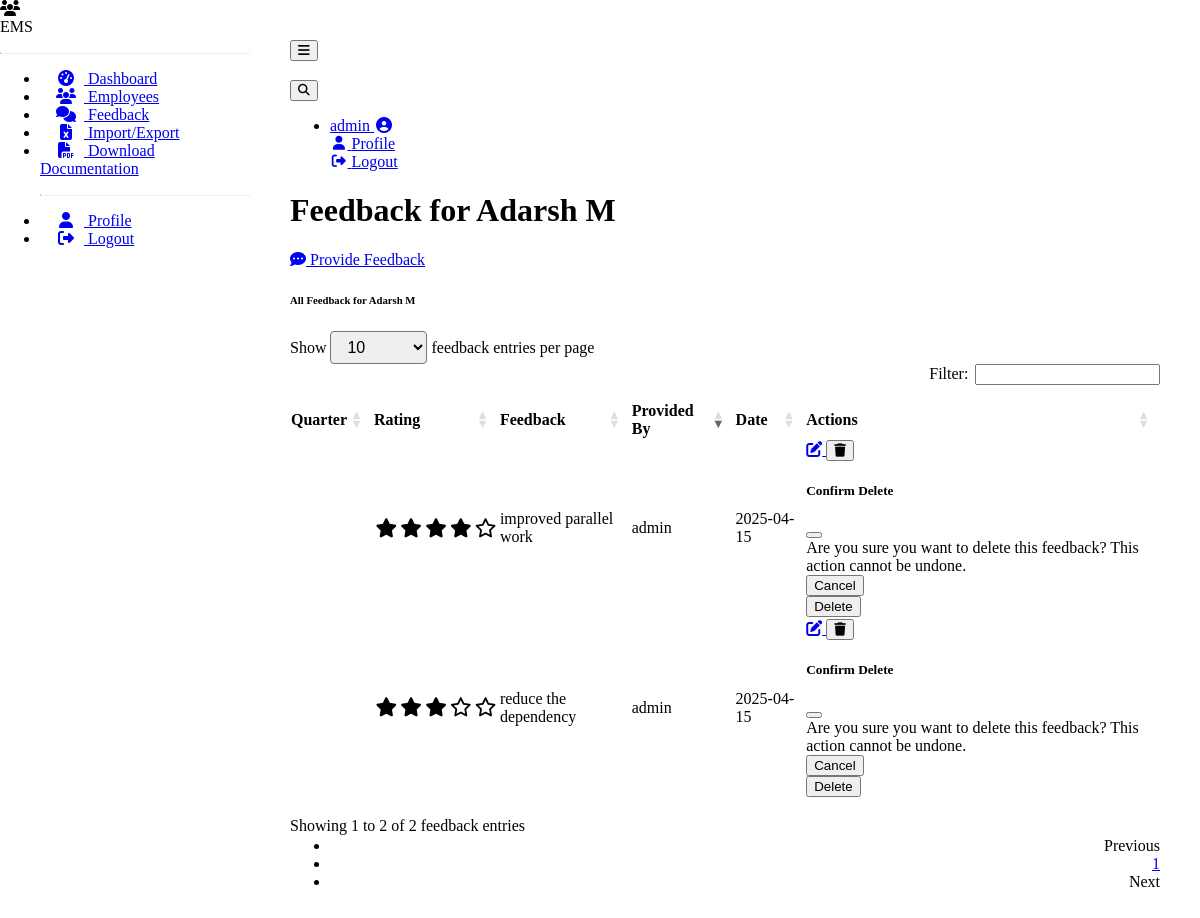
/feedback/employee/2 (signed in), run on the app's committed database.
### models.py (models this page shows, shortened)
class User(UserMixin, db.Model):
    __tablename__ = 'users'
    id = db.Column(db.Integer, primary_key=True)
    username = db.Column(db.String(64), unique=True, nullable=False)
    email = db.Column(db.String(120), unique=True, nullable=False)
    password_hash = db.Column(db.String(256), nullable=False)
    is_manager = db.Column(db.Boolean, default=False)
    employees_managed = db.relationship('Employee', backref='manager_user', lazy='dynamic',
                                        foreign_keys='Employee.manager_id')

class Employee(db.Model):
    __tablename__ = 'employees'
    id = db.Column(db.Integer, primary_key=True)
    full_name = db.Column(db.String(100), nullable=False)
    joining_date = db.Column(db.Date, nullable=False)
    benzyl = db.Column(db.String(50), unique=True, nullable=False)  # Employee ID or username
    role = db.Column(db.String(100), nullable=False)
    skill = db.Column(db.String(100), nullable=False)
    team = db.Column(db.String(100), nullable=False)
    grade = db.Column(db.String(20), nullable=False)
    designation = db.Column(db.String(100), nullable=False)
    location = db.Column(db.String(100), nullable=False)
    user_id = db.Column(db.Integer, db.ForeignKey('users.id'), nullable=True)
    user = db.relationship('User', foreign_keys=[user_id])
    manager_id = db.Column(db.Integer, db.ForeignKey('users.id'), nullable=True)
    feedback_received = db.relationship('Feedback', backref='employee', lazy='dynamic',
                                        foreign_keys='Feedback.employee_id')

class Feedback(db.Model):
    __tablename__ = 'feedback'
    id = db.Column(db.Integer, primary_key=True)
    employee_id = db.Column(db.Integer, db.ForeignKey('employees.id'), nullable=False)
    provided_by_id = db.Column(db.Integer, db.ForeignKey('users.id'), nullable=False)
    provided_by = db.relationship('User', foreign_keys=[provided_by_id])
    rating = db.Column(db.Integer, nullable=False)  # e.g., 1-5 rating scale
    feedback_text = db.Column(db.Text, nullable=False)
    feedback_date = db.Column(db.DateTime, default=datetime.utcnow)
    month = db.Column(db.String(7), nullable=False)  # e.g., "2023-01"

### feedback.py (the view)
@feedback_bp.route('/employee/<int:employee_id>')
@login_required
def employee_feedback(employee_id):
    employee = Employee.query.get_or_404(employee_id)
    current_employee = Employee.query.filter_by(user_id=current_user.id).first()
    has_access = False
    if current_user.is_manager:
        direct_reportees = Employee.query.filter_by(manager_id=current_user.id).all()
        direct_reportee_ids = [emp.id for emp in direct_reportees]
        indirect_reportees = []
        for reportee in direct_reportees:
            reportee_user = User.query.get(reportee.user_id)
            if reportee_user and reportee_user.is_manager:
                indirect = Employee.query.filter_by(manager_id=reportee.user_id).all()
                indirect_reportees.extend(indirect)
        if employee.id in direct_reportee_ids or employee in indirect_reportees:
            has_access = True
    if employee.user_id == current_user.id:
        has_access = True
    if not has_access:
        flash('You do not have permission to view this feedback.', 'danger')
        return redirect(url_for('feedback.feedback_list'))
    feedback = Feedback.query.filter_by(employee_id=employee.id)\
        .order_by(Feedback.feedback_date.desc()).all()
    return render_template('feedback_list.html',
                           feedback=feedback,
                           employee=employee,
                           is_manager=current_user.is_manager,
                           view_type='for_employee')

### templates/feedback_list.html (shortened to what this page needs)
{% extends "base.html" %}
{% block content %}
<div class="container-fluid">
    <div class="d-flex justify-content-between align-items-center mb-4">
        <h1 class="h3 text-gray-800">
            {% if view_type == 'provided' %}
            Feedback Provided
            {% elif view_type == 'received' %}
            Feedback Received
            {% elif view_type == 'for_employee' %}
            Feedback for {{ employee.full_name }}
            {% endif %}
        </h1>
        {% if is_manager and view_type == 'for_employee' and employee.manager_id == current_user.id %}
        <a href="{{ url_for('feedback.create_feedback', employee_id=employee.id) }}" class="btn btn-success">
            <i class="fas fa-comment-dots mr-1"></i> Provide Feedback
        </a>
        {% endif %}
    </div>
    <div class="card shadow mb-4">
        <div class="card-header py-3">
            <h6 class="m-0 font-weight-bold text-primary">
                {% if view_type == 'provided' %}
                Feedback You Have Provided
                {% elif view_type == 'received' %}
                Feedback You Have Received
                {% elif view_type == 'for_employee' %}
                All Feedback for {{ employee.full_name }}
                {% endif %}
            </h6>
        </div>
        <div class="card-body">
            {% if feedback %}
            <div class="table-responsive">
                <table class="table table-bordered" id="feedbackTable" width="100%" cellspacing="0">
                    <thead>
                        <tr>
                            <th>Quarter</th>
                            <th>Rating</th>
                            <th>Feedback</th>
                            {% if view_type == 'received' or view_type == 'for_employee' %}
                            <th>Provided By</th>
                            {% endif %}
                            <th>Date</th>
                            {% if is_manager and view_type != 'received' %}
                            <th>Actions</th>
                            {% endif %}
                        </tr>
                    </thead>
                    <tbody>
                        {% for fb in feedback %}
                        <tr>
                            <td>{{ fb.quarter }}</td>
                            <td>
                                <div class="feedback-rating">
                                    {% for i in range(fb.rating) %}
                                    <i class="fas fa-star feedback-star"></i>
                                    {% endfor %}
                                    {% for i in range(5 - fb.rating) %}
                                    <i class="far fa-star feedback-star"></i>
                                    {% endfor %}
                                </div>
                            </td>
                            <td>{{ fb.feedback_text }}</td>
                            {% if view_type == 'received' or view_type == 'for_employee' %}
                            <td>{{ fb.provided_by.username }}</td>
                            {% endif %}
                            <td>{{ fb.feedback_date.strftime('%Y-%m-%d') }}</td>
                            {% if is_manager and view_type != 'received' and fb.provided_by_id == current_user.id %}
                            <td>
                                <div class="btn-group" role="group">
                                    <a href="{{ url_for('feedback.edit_feedback', feedback_id=fb.id) }}"
                                       class="btn btn-warning btn-sm" data-bs-toggle="tooltip" title="Edit Feedback">
                                        <i class="fas fa-edit"></i>
                                    </a>
                                    <button type="button" class="btn btn-danger btn-sm confirm-delete"
                                            data-bs-toggle="modal" data-bs-target="#deleteFeedbackModal{{ fb.id }}"
                                            title="Delete Feedback">
                                        <i class="fas fa-trash"></i>
                                    </button>
                                    <div class="modal fade" id="deleteFeedbackModal{{ fb.id }}" tabindex="-1"
                                         aria-labelledby="deleteFeedbackModalLabel" aria-hidden="true">
                                        <div class="modal-dialog">
                                            <div class="modal-content">
                                                <div class="modal-header">
                                                    <h5 class="modal-title" id="deleteFeedbackModalLabel">
                                                        Confirm Delete
                                                    </h5>
                                                    <button type="button" class="btn-close" data-bs-dismiss="modal"
                                                            aria-label="Close"></button>
                                                </div>
                                                <div class="modal-body">
                                                    Are you sure you want to delete this feedback?
                                                    This action cannot be undone.
                                                </div>
                                                <div class="modal-footer">
                                                    <button type="button" class="btn btn-secondary"
                                                            data-bs-dismiss="modal">Cancel</button>
                                                    <form action="{{ url_for('feedback.delete_feedback', feedback_id=fb.id) }}"
                                                          method="POST">
                                                        <button type="submit" class="btn btn-danger">Delete</button>
                                                    </form>
                                                </div>
                                            </div>
                                        </div>
                                    </div>
                                </div>
                            </td>
                            {% elif is_manager and view_type != 'received' %}
                            <td>-</td>
                            {% endif %}
                        </tr>
                        {% endfor %}
                    </tbody>
                </table>
            </div>
            {% endif %}
        </div>
    </div>
</div>
{% endblock %}

### templates/base.html (shortened to what this page needs)
<!DOCTYPE html>
<html lang="en" data-bs-theme="dark">
<head>
    <link rel="stylesheet" href="https://cdn.replit.com/agent/bootstrap-agent-dark-theme.min.css">
    <link rel="stylesheet" href="https://cdnjs.cloudflare.com/ajax/libs/font-awesome/6.4.0/css/all.min.css">
    <link rel="stylesheet" href="https://cdn.datatables.net/1.13.4/css/dataTables.bootstrap5.min.css">
    <link rel="stylesheet" href="https://cdn.datatables.net/buttons/2.3.6/css/buttons.bootstrap5.min.css">
    <link rel="stylesheet" href="{{ url_for('static', filename='css/custom.css') }}">
</head>
<body>
    {% if current_user.is_authenticated %}
    <div class="sidebar bg-dark">
        <div class="sidebar-brand d-flex align-items-center justify-content-center p-3">
            <div class="sidebar-brand-icon">
                <i class="fas fa-users"></i>
            </div>
            <div class="sidebar-brand-text mx-3">EMS</div>
        </div>
        <hr class="sidebar-divider">
        <ul class="nav flex-column">
            <li class="nav-item">
                <a class="nav-link {% if request.endpoint and request.endpoint == 'employee.dashboard' %}active{% endif %}"
                   href="{{ url_for('employee.dashboard') }}">
                    <i class="fas fa-fw fa-tachometer-alt"></i>
                    <span>Dashboard</span>
                </a>
            </li>
            <li class="nav-item">
                <a class="nav-link {% if request.endpoint and 'employee_list' in request.endpoint %}active{% endif %}"
                   href="{{ url_for('employee.employee_list') }}">
                    <i class="fas fa-fw fa-users"></i>
                    <span>Employees</span>
                </a>
            </li>
            <li class="nav-item">
                <a class="nav-link {% if request.endpoint and 'feedback' in request.endpoint %}active{% endif %}"
                   href="{{ url_for('feedback.feedback_list') }}">
                    <i class="fas fa-fw fa-comments"></i>
                    <span>Feedback</span>
                </a>
            </li>
            {% if current_user.is_manager %}
            <li class="nav-item">
                <a class="nav-link {% if request.endpoint and 'import_export' in request.endpoint %}active{% endif %}"
                   href="{{ url_for('employee.import_export') }}">
                    <i class="fas fa-fw fa-file-excel"></i>
                    <span>Import/Export</span>
                </a>
            </li>
            <li class="nav-item">
                <a class="nav-link" href="{{ url_for('docs.generate_and_download_docs') }}">
                    <i class="fas fa-fw fa-file-pdf"></i>
                    <span>Download Documentation</span>
                </a>
            </li>
            {% endif %}
            <hr class="sidebar-divider">
            <li class="nav-item">
                <a class="nav-link" href="{{ url_for('auth.profile') }}">
                    <i class="fas fa-fw fa-user"></i>
                    <span>Profile</span>
                </a>
            </li>
            <li class="nav-item">
                <a class="nav-link" href="{{ url_for('auth.logout') }}">
                    <i class="fas fa-fw fa-sign-out-alt"></i>
                    <span>Logout</span>
                </a>
            </li>
        </ul>
    </div>
    {% endif %}
    <div class="content-wrapper {% if not current_user.is_authenticated %}ml-0{% endif %}">
        {% if current_user.is_authenticated %}
        <nav class="navbar navbar-expand navbar-dark bg-dark mb-4">
            <button id="sidebarToggle" class="btn btn-link d-md-none rounded-circle mr-3">
                <i class="fa fa-bars"></i>
            </button>
            <div class="d-md-inline-block ms-auto form-inline mr-0 navbar-search">
                <div class="input-group">
                    <input type="text" id="searchInput" class="form-control bg-light border small"
                           placeholder="Search..." aria-label="Search">
                    <div class="input-group-append">
                        <button class="btn btn-primary" type="button">
                        </button>
                    </div>
                </div>
            </div>
            <ul class="navbar-nav ml-auto ml-md-0">
                <li class="nav-item dropdown no-arrow">
                    <a class="nav-link dropdown-toggle" href="#" id="userDropdown" role="button"
                       data-bs-toggle="dropdown" aria-haspopup="true" aria-expanded="false">
                        <span class="mr-2 d-none d-lg-inline text-gray-600 small">{{ current_user.username }}</span>
                        <i class="fas fa-user-circle fa-fw"></i>
                    </a>
                    <div class="dropdown-menu dropdown-menu-right shadow animated--grow-in"
                         aria-labelledby="userDropdown">
                        <a class="dropdown-item" href="{{ url_for('auth.profile') }}">
                            <i class="fas fa-user fa-sm fa-fw mr-2 text-gray-400"></i>
                            Profile
                        </a>
                        <a class="dropdown-item" href="{{ url_for('auth.logout') }}">
                            <i class="fas fa-sign-out-alt fa-sm fa-fw mr-2 text-gray-400"></i>
                            Logout
                        </a>
                    </div>
                </li>
            </ul>
        </nav>
        {% endif %}
        <div class="container-fluid">
            {% block content %}{% endblock %}
        </div>
    </div>
</body>
</html>

### data on the page
User: username "admin"
Employee: full_name "Adarsh M"
Feedback: rating 4 (drawn), feedback_text "improved parallel work", provided_by.username "admin", feedback_date "2025-04-15"
Feedback: rating 3 (drawn), feedback_text "reduce the dependency", provided_by.username "admin", feedback_date "2025-04-15"
